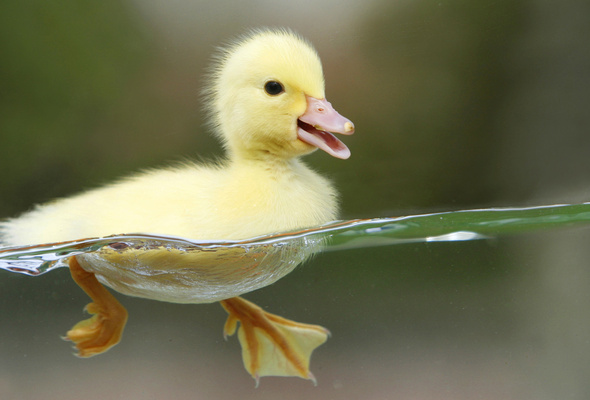
#> input picture vision/duck.jpg, 590 x 400 px
$ python lines.py
#> lines starting #> are read from the running program, lines starting #| are printed output that depends on the picture
#!/usr/local/bin/python3
import numpy as np
import random
from matplotlib import pyplot as plt
import urllib.request, cv2, sys, re, time, math

# Default image file
imgSpec = "duck.jpg"
if len(sys.argv) > 1: imgSpec = sys.argv[1]


# Decide between file & url with regular expression (re)
if re.compile("^\\w*\\:\\/\\/").search(imgSpec) is None:
  img = cv2.imread(imgSpec, cv2.IMREAD_COLOR)
#> img is the input picture: shape (400, 590, 3); mean B, G, R 82.1, 113.1, 113.1
else:
  resp = urllib.request.urlopen(imgSpec)
  img = np.asarray(bytearray(resp.read()), dtype = "uint8")
  img = cv2.imdecode(img, cv2.IMREAD_COLOR)


# Allows window to be resized by user (in theory)
cv2.namedWindow('image', cv2.WINDOW_NORMAL)
height, width = img.shape[:2]    # Get image dimensions
#> height = 400; width = 590
widthMax = 1024                  # The screen width, in pixels
if (width > widthMax):
  cv2.resizeWindow('image', widthMax, int(height*widthMax/width))

height, width, depth = img.shape
#> depth = 3

grayscale = np.array([0.3, 0.59, 0.11])

gauss = np.array([[1, 2, 1],
                  [2, 4, 2],
                  [1, 2, 1]])/16


def toGray(img):
    gray = np.zeros((height,width,3), np.uint8)
    for i in range(height):
        for j in range(width):
            gray[i, j] = np.dot(grayscale, img[i, j])
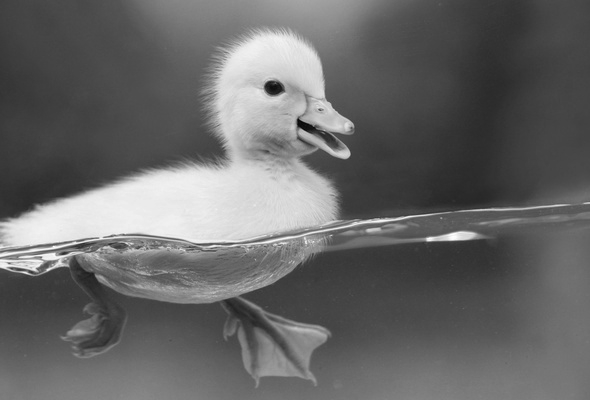
#> gray: shape (400, 590, 3); min 8, max 254, mean 103.3
    return gray

def blur(img):
    blurred = cv2.filter2D(img, -1, gauss)
    #blurred = filter(img, gauss)
    return blurred

def auto_canny(image, sigma=0.33):
    # compute the median of the single channel pixel intensities
#> called with sigma = 0.33
    v = np.median(image)
#> v = 86

    # apply automatic Canny edge detection using the computed median
    lower = int(max(0, (1.0 - sigma) * v))
#> lower = 57
    upper = int(min(255, (1.0 + sigma) * v))
#> upper = 114

    if len(sys.argv) > 3:
        edged = cv2.Canny(image, int(sys.argv[2])**(1/2), int(sys.argv[3])**(1/2))
    else:
        edged = cv2.Canny(image, lower, upper)
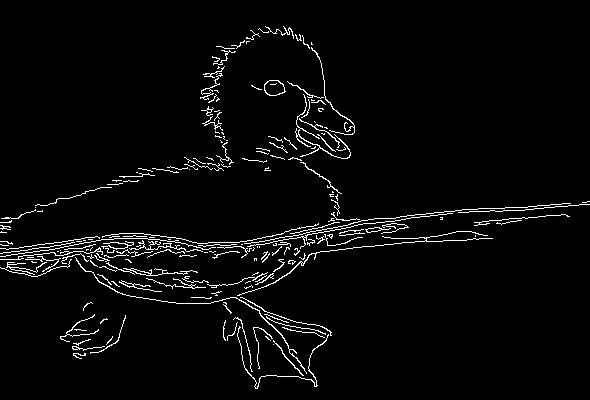
#> edged: shape (400, 590); 3.3% white in thin lines or dots

    return edged


gray = toGray(img.copy())
blurred = blur(gray.copy())
auto = auto_canny(blurred.copy())

canny = np.zeros((height,width,3), np.uint8)
canny[:,:] = 255
edges = set()
for r in range(1,height-1):
    for c in range(1,width-1):
        if auto[r, c] == 255:
            canny[r,c] = 0
            edges.add((r, c))
#> canny: shape (400, 590, 3); 96.7% white; black in thin lines or dots

print("Height: {}\nWidth: {}\nEdge Pixels: {}".format(height,width,len(edges)))
#| Height: 400
#| Width: 590
#| Edge Pixels: 7888

hyp = math.sqrt(height**2+width**2)
#> hyp = 712.8
#> (the run stopped early here; a loop or call above may not have finished)

$ run again, with vision/1.jpg copied over vision/duck.jpg
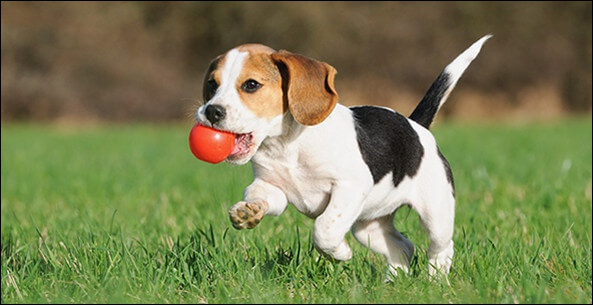
#> input picture vision/1.jpg, 593 x 305 px
#> img is the input picture: shape (305, 593, 3); mean B, G, R 82.8, 127.3, 122.8
#> after the loop in toGray, `for i in range(height):`:
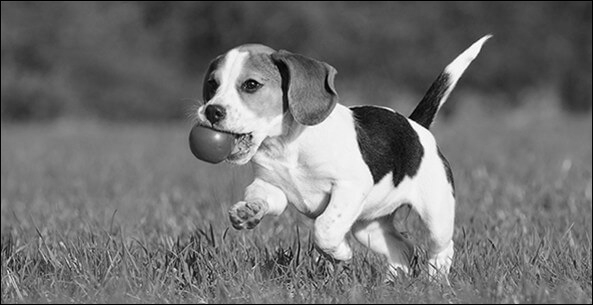
#> gray: shape (305, 593, 3); min 0, max 255, mean 112.9
#> v = 113
#> lower = 75
#> upper = 150
#> in auto_canny, `edged = cv2.Canny(image, lower, upper)`:
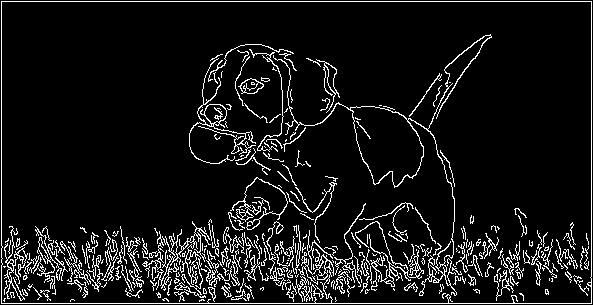
#> edged: shape (305, 593); 8.5% white in thin lines or dots
#| Height: 305
#| Width: 593
#| Edge Pixels: 15348
